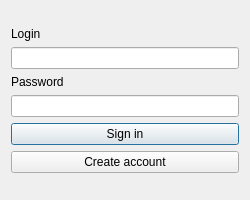
<?xml version="1.0" encoding="UTF-8"?>
<ui version="4.0">
 <class>SignIn</class>
 <widget class="QDialog" name="SignIn">
  <property name="geometry">
   <rect>
    <x>0</x>
    <y>0</y>
    <width>250</width>
    <height>200</height>
   </rect>
  </property>
  <property name="minimumSize">
   <size>
    <width>250</width>
    <height>200</height>
   </size>
  </property>
  <property name="windowTitle">
   <string>Dialog</string>
  </property>
  <layout class="QGridLayout" name="gridLayout">
   <item row="1" column="0">
    <layout class="QVBoxLayout" name="verticalLayout_2">
     <item>
      <layout class="QVBoxLayout" name="verticalLayout_Login">
       <item>
        <widget class="QLabel" name="lbLogin">
         <property name="text">
          <string>Login</string>
         </property>
        </widget>
       </item>
       <item>
        <widget class="QLineEdit" name="leLogin"/>
       </item>
      </layout>
     </item>
     <item>
      <layout class="QVBoxLayout" name="verticalLayout_Password">
       <item>
        <widget class="QLabel" name="lbPassword">
         <property name="text">
          <string>Password</string>
         </property>
        </widget>
       </item>
       <item>
        <widget class="QLineEdit" name="lineEdit">
         <property name="echoMode">
          <enum>QLineEdit::Password</enum>
         </property>
        </widget>
       </item>
      </layout>
     </item>
     <item>
      <layout class="QVBoxLayout" name="verticalLayout_Buttons">
       <item>
        <widget class="QPushButton" name="btnLogin">
         <property name="text">
          <string>Sign in</string>
         </property>
        </widget>
       </item>
       <item>
        <widget class="QPushButton" name="pushButton">
         <property name="text">
          <string>Create account</string>
         </property>
        </widget>
       </item>
      </layout>
     </item>
    </layout>
   </item>
   <item row="2" column="0">
    <spacer name="verticalSpacer">
     <property name="orientation">
      <enum>Qt::Vertical</enum>
     </property>
     <property name="sizeHint" stdset="0">
      <size>
       <width>20</width>
       <height>40</height>
      </size>
     </property>
    </spacer>
   </item>
   <item row="0" column="0">
    <spacer name="verticalSpacer_2">
     <property name="orientation">
      <enum>Qt::Vertical</enum>
     </property>
     <property name="sizeHint" stdset="0">
      <size>
       <width>20</width>
       <height>40</height>
      </size>
     </property>
    </spacer>
   </item>
  </layout>
 </widget>
 <resources/>
 <connections/>
</ui>
